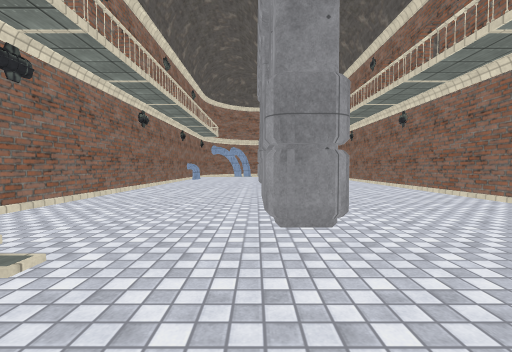
view 1 (above)

12 first-person views from a walk through a scene from a Unity 3-D project. The camera is 1.2 m above the floor, tilts 2° down and sees 90° across. The floor is counted in squares, 2 m on a side. Each view is taken from the middle of a square. On the plan, view 1 faces up. The plan holds only what a view shows up to about 9 squares ahead; the rest is blank. The place goes on beyond the plan. Door leaves are left out, so doorways stand open. Some surface patterns are stand-ins.

view 2
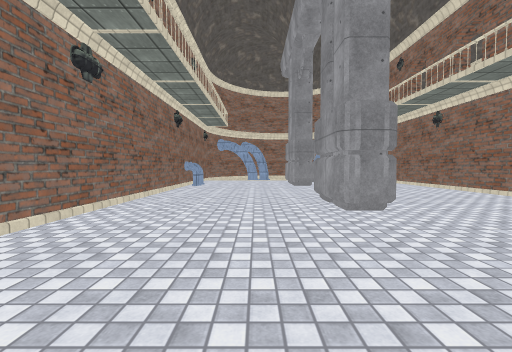

view 3
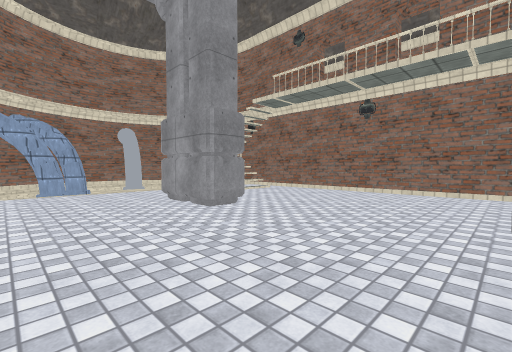

view 4
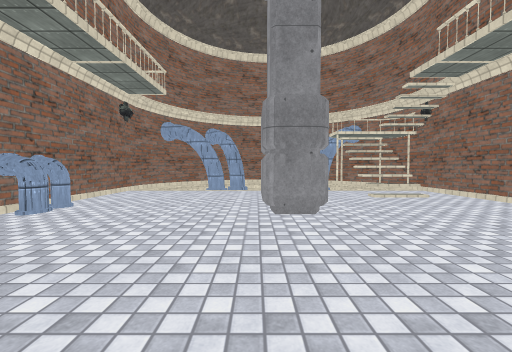

view 5
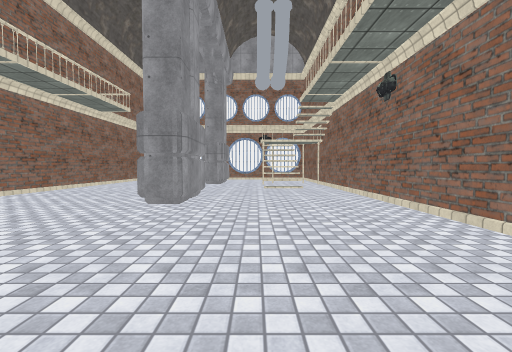

view 6
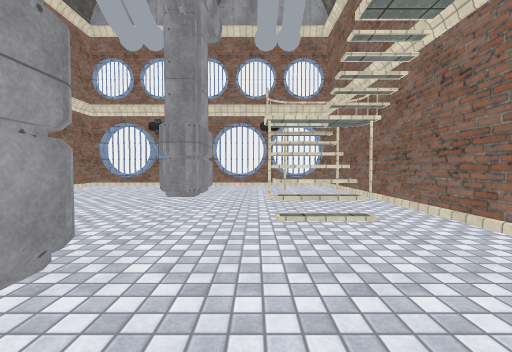

view 7
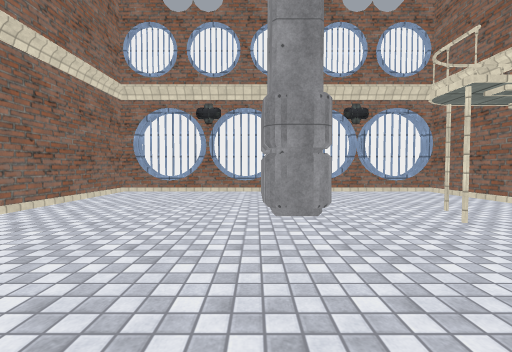

view 8
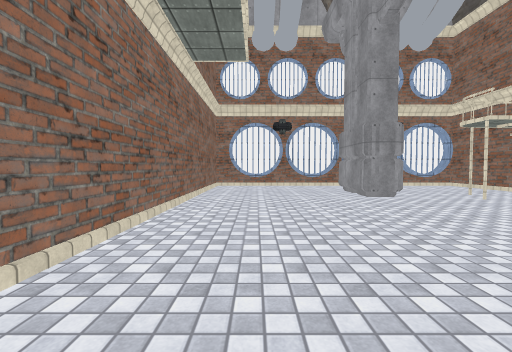

view 9
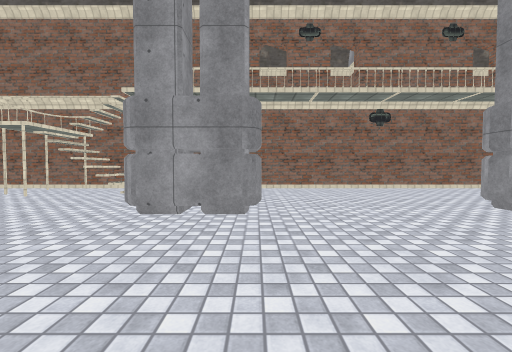

view 10
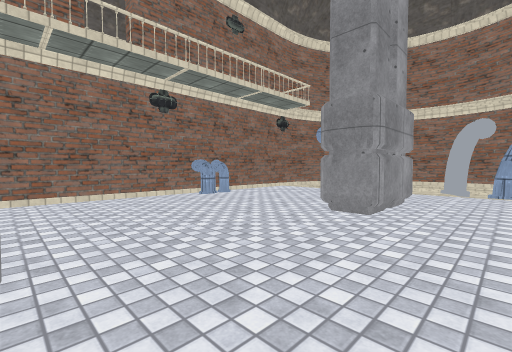

view 11
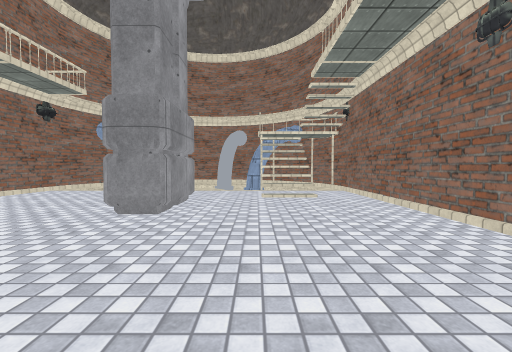

view 12
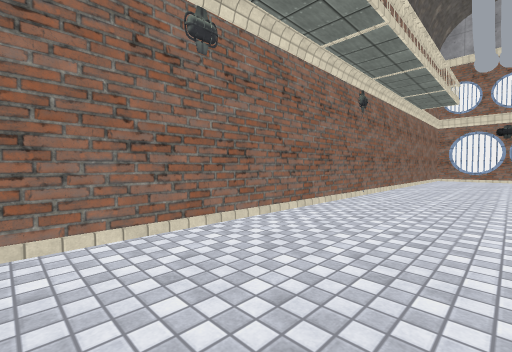

### Floor plan
Key: @ floor where view 1 was taken; # wall or solid block; . main floor; - floor 0.25 m lower than the main floor; / step, stairs or slope; D open door; = window, fence, low wall or low ledge; O other object.
Columns run from 4 left of view 1 to 5 right of it. Each row starts with its distance up from view 1.
 18  ##  ####
 17 ##/OO#O/#
 16 #/-O//  ##
 15 #/....///#
 14 #/....=//#
 13 #O...#../#
 12 #O....../#
 11  D....../#
 10  D....../#
  9 #/....../#
  8 #/...#../#
  7 #/....../#
  6 #/....../#
  5 #/....../#
  4 #/..##../#
  3 #/..##../#
  2 #/....../#
  1 #/#/..../#
  0 #///@.../#
 -1 ##./##../#
 -2 #.#.##../#
 -3 #......./#
 -4 ##OOOOOO.#
 -5         ##

Where each view was taken, in squares from view 1:
view 1: 0 up, 0 right, facing up
view 2: 4 up, 1 left, facing up
view 3: 9 up, 2 left, facing up-right
view 4: 9 up, 0 right, facing up
view 5: 8 up, 1 left, facing down
view 6: 4 up, 1 left, facing down
view 7: 2 up, 1 right, facing down
view 8: 4 up, 3 right, facing down
view 9: 4 up, 4 right, facing left
view 10: 9 up, 2 right, facing up-left
view 11: 9 up, 2 right, facing up
view 12: 9 up, 2 right, facing down-right
